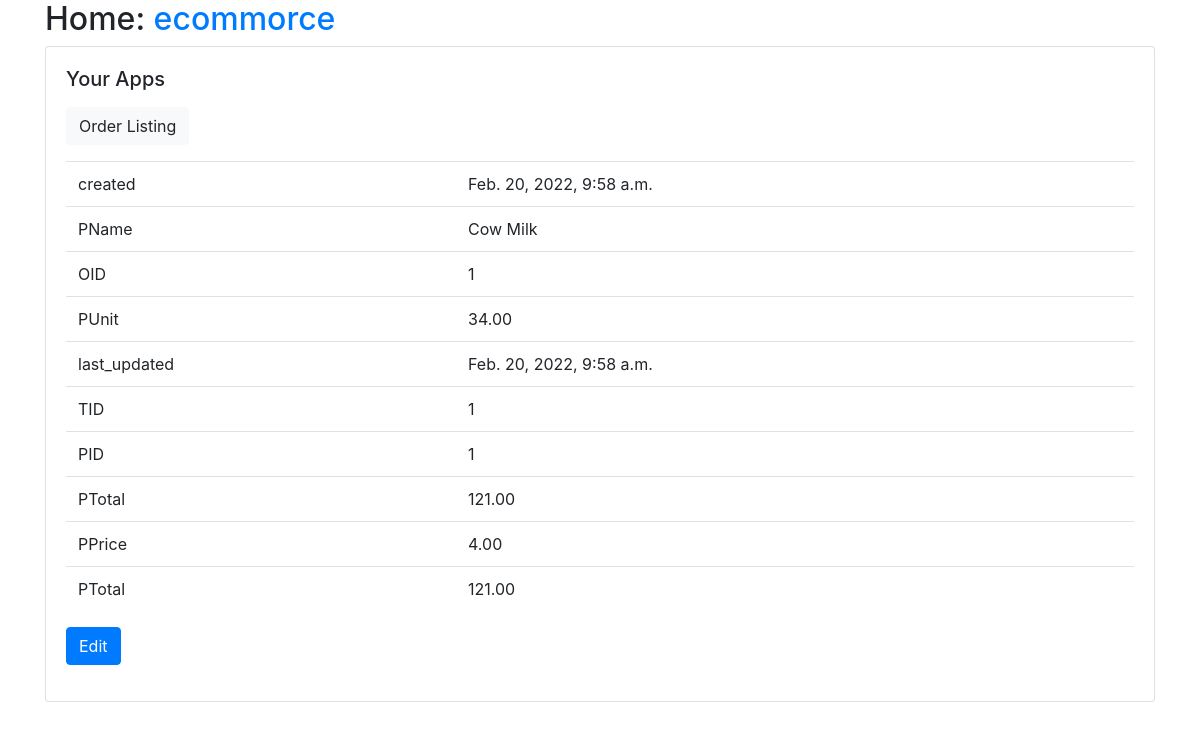
Screenshot of /Transaction/Transaction/Order/detail/1/ with the database file from the repository.
### Transaction/models.py (models this page shows, shortened)
class Order(models.Model):
    PName = models.CharField(max_length=30)
    OID = models.BigAutoField(primary_key=True)
    TID = models.ForeignKey(Invoice,on_delete=models.CASCADE)
    PID = models.ForeignKey(Product,on_delete=models.CASCADE)
    PUnit = models.DecimalField(max_digits=10,decimal_places=2)
    PPrice = models.DecimalField(max_digits=10,decimal_places=2)
    PTotal = models.DecimalField(max_digits=10, decimal_places=2)
    last_updated = models.DateTimeField(auto_now=True, editable=False)
    created = models.DateTimeField(auto_now_add=True, editable=False)
    class Meta:
        pass
    def get_update_url(self):
        return reverse("Transaction_Order_update", args=(self.OID,))

class Invoice(models.Model):
    TransactionStatus = models.ForeignKey(TransactionStatus,on_delete=models.CASCADE)
    TID = models.BigAutoField(primary_key=True)
    CID = models.ForeignKey(profile,on_delete=models.CASCADE)
    BID = models.ForeignKey(storeprofile,on_delete=models.CASCADE)
    BName = models.CharField(max_length=30)
    TotalPrice = models.DecimalField(max_digits=10, decimal_places=2)#Query Feild
    PTransactionMode = models.ForeignKey(TransactionMode,on_delete=models.CASCADE)
    PaymentStatus = models.ForeignKey(PaymentStatus,on_delete=models.CASCADE)
    TransactionDate = models.DateTimeField(auto_now_add=True, editable=False)
    last_updated = models.DateTimeField(auto_now=True, editable=False)
    class Meta:
        pass
    def __str__(self):
        return str(self.pk)

### Product/models.py (models this page shows, shortened)
class Product(models.Model):
    PID = models.AutoField(primary_key=True)
    BID = models.ForeignKey(storeprofile,on_delete=models.CASCADE)
    PName = models.CharField(max_length=30)
    PCategory = models.ForeignKey(Product_Category,on_delete=models.CASCADE)
    PSubCategory = models.ForeignKey(Product_SubCategory,on_delete=models.CASCADE)
    PSellingPrice = models.DecimalField(max_digits=10, decimal_places=2)
    PActualPrice = models.DecimalField(max_digits=10, decimal_places=2)
    PMargin = models.DecimalField(max_digits=10, decimal_places=2)
    PUnit = models.PositiveIntegerField()
    PAvailiblity = models.BooleanField(default=True)
    PDelivery = models.BooleanField(default=False)
    last_updated = models.DateTimeField(auto_now=True, editable=False)
    created = models.DateTimeField(auto_now_add=True, editable=False)
    PImage = models.ImageField(upload_to="upload/images/")
    class Meta:
        pass
    def __str__(self):
        return str(self.pk)

### Transaction/views.py (the view)
# urls.py: path("Transaction/Order/detail/<int:OID>/", views.OrderDetailView.as_view(), name="Transaction_Order_detail"),
class OrderDetailView(generic.DetailView):
    model = models.Order
    form_class = forms.OrderForm
    pk_url_kwarg = "OID"

### Transaction/templates/Transaction/order_detail.html
{% extends "base.html" %}
{% load static %}
{% block content %}
<p>
    <a class="btn btn-light" href="{% url 'Transaction_Order_list' %}">
    Order Listing
    </a>
</p>
<table class="table">
    <tr><td>created</td><td>{{ object.created }}</td></tr>
    <tr><td>PName</td><td>{{ object.PName }}</td></tr>
    <tr><td>OID</td><td>{{ object.OID }}</td></tr>
    <tr><td>PUnit</td><td>{{ object.PUnit }}</td></tr>
    <tr><td>last_updated</td><td>{{ object.last_updated }}</td></tr>
    <tr><td>TID</td><td>{{ object.TID }}</td></tr>
    <tr><td>PID</td><td>{{ object.PID }}</td></tr>
    <tr><td>PTotal</td><td>{{ object.PTotal }}</td></tr>
    <tr><td>PPrice</td><td>{{ object.PPrice }}</td></tr>
    <tr><td>PTotal</td><td>{{ object.PTotal }}</td></tr>
</table>
<a class="btn btn-primary" href="{{object.get_update_url}}">Edit</a>
{% endblock %}

### rows the page displays
Order: created "Feb. 20, 2022, 9:58 a.m.", PName "Cow Milk", OID "1", PUnit "34.00", last_updated "Feb. 20, 2022, 9:58 a.m.", TID "1", PID "1", PTotal "121.00", PPrice "4.00"
